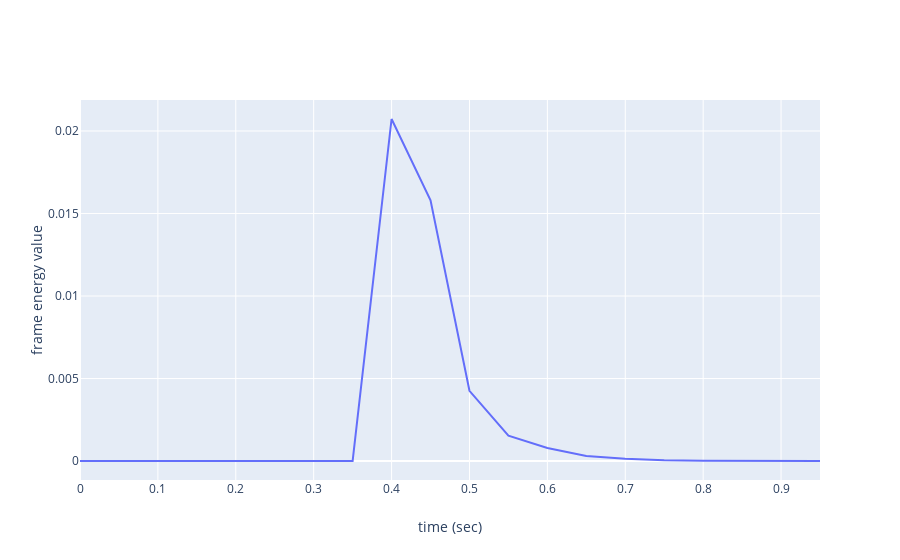

The code cell stored with this chart in its notebook:
### Code cell
# Example 1: short-term feature extraction
from pyAudioAnalysis import ShortTermFeatures as aF
from pyAudioAnalysis import audioBasicIO as aIO 
import numpy as np 
import plotly.graph_objs as go 
import plotly
import IPython

# read audio data from file 
# (returns sampling freq and signal as a numpy array)
fs, s = aIO.read_audio_file("data/object.wav")

# play the initial and the generated files in notebook:
IPython.display.display(IPython.display.Audio("data/object.wav"))

# print duration in seconds:
duration = len(s) / float(fs)
print(f'duration = {duration} seconds')

# extract short-term features using a 50msec non-overlapping windows
win, step = 0.050, 0.050
[f, fn] = aF.feature_extraction(s, fs, int(fs * win), 
                                int(fs * step))
print(f'{f.shape[1]} frames, {f.shape[0]} short-term features')
print('Feature names:')
for i, nam in enumerate(fn):
    print(f'{i}:{nam}')
# plot short-term energy
# create time axis in seconds
time = np.arange(0, duration - step, win) 
# get the feature whose name is 'energy'
energy = f[fn.index('energy'), :]
mylayout = go.Layout(yaxis=dict(title="frame energy value"),
                     xaxis=dict(title="time (sec)"))
plotly.offline.iplot(go.Figure(data=[go.Scatter(x=time, 
                                                y=energy)], 
                               layout=mylayout))

### Figure 1 — Plotly figure (JSON) as saved in the notebook; plotly's stock layout.template omitted (floating-point values rounded to 4 significant figures)
{"data": [{"type": "scatter", "x": [0, 0.05, 0.1, 0.15, 0.2, 0.25, 0.3, 0.35, 0.4, 0.45, 0.5, 0.55, 0.6, 0.65, 0.7, 0.75, 0.8, 0.85, 0.9, 0.95], "y": [3.617e-06, 2.972e-06, 3.608e-06, 6.393e-06, 1.363e-05, 1.099e-05, 9.808e-06, 5.16e-06, 0.02073, 0.0158, 0.004256, 0.00154, 0.000787, 0.0003074, 0.0001426, 5.41e-05, 2.438e-05, 1.34e-05, 9.586e-06, 8.078e-06]}], "layout": {"xaxis": {"title": {"text": "time (sec)"}}, "yaxis": {"title": {"text": "frame energy value"}}}}
